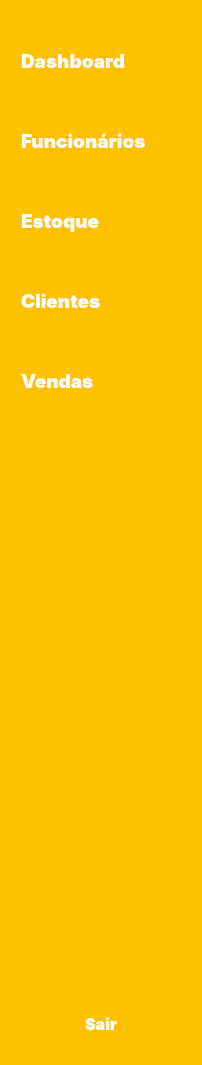
    <widget class="QWidget" name="full_menu" native="true">
     <property name="styleSheet">
      <string notr="true">background-color: rgb(255, 192, 0);
border-radius: 15px;</string>
     </property>
     <layout class="QGridLayout" name="gridLayout">
      <item row="0" column="0">
       <layout class="QVBoxLayout" name="verticalLayout_2">
        <property name="leftMargin">
         <number>10</number>
        </property>
        <property name="rightMargin">
         <number>10</number>
        </property>
        <property name="bottomMargin">
         <number>10</number>
        </property>
        <item>
         <spacer name="verticalSpacer_9">
          <property name="orientation">
           <enum>Qt::Vertical</enum>
          </property>
          <property name="sizeType">
           <enum>QSizePolicy::Fixed</enum>
          </property>
          <property name="sizeHint" stdset="0">
           <size>
            <width>20</width>
            <height>20</height>
           </size>
          </property>
         </spacer>
        </item>
        <item>
         <widget class="QPushButton" name="dashboard_btn_2">
          <property name="minimumSize">
           <size>
            <width>0</width>
            <height>59</height>
           </size>
          </property>
          <property name="font">
           <font>
            <family>Inter Black</family>
            <pointsize>14</pointsize>
           </font>
          </property>
          <property name="cursor">
           <cursorShape>PointingHandCursor</cursorShape>
          </property>
          <property name="styleSheet">
           <string notr="true">QPushButton {
    background-color: transparent;
	color: white;
	text-align: left;
}
</string>
          </property>
          <property name="text">
           <string>Dashboard</string>
          </property>
          <property name="icon">
           <iconset>
            <normaloff>../resources/icons/Component 1.svg</normaloff>
            <normalon>../resources/icons/icon-on.svg</normalon>../resources/icons/Component 1.svg</iconset>
          </property>
          <property name="iconSize">
           <size>
            <width>50</width>
            <height>50</height>
           </size>
          </property>
          <property name="checkable">
           <bool>true</bool>
          </property>
          <property name="autoExclusive">
           <bool>true</bool>
          </property>
          <property name="autoDefault">
           <bool>true</bool>
          </property>
         </widget>
        </item>
        <item>
         <spacer name="verticalSpacer_13">
          <property name="orientation">
           <enum>Qt::Vertical</enum>
          </property>
          <property name="sizeType">
           <enum>QSizePolicy::Fixed</enum>
          </property>
          <property name="sizeHint" stdset="0">
           <size>
            <width>20</width>
            <height>15</height>
           </size>
          </property>
         </spacer>
        </item>
        <item>
         <widget class="QPushButton" name="employees_btn_2">
          <property name="minimumSize">
           <size>
            <width>0</width>
            <height>59</height>
           </size>
          </property>
          <property name="font">
           <font>
            <family>Inter Black</family>
            <pointsize>14</pointsize>
           </font>
          </property>
          <property name="cursor">
           <cursorShape>PointingHandCursor</cursorShape>
          </property>
          <property name="styleSheet">
           <string notr="true">QPushButton {
    background-color: transparent;
	color: white;
	text-align: left;
}
</string>
          </property>
          <property name="text">
           <string>Funcionários</string>
          </property>
          <property name="icon">
           <iconset>
            <normaloff>../resources/icons/clipboard-list.svg</normaloff>
            <normalon>../resources/icons/clipboard-list-on.svg</normalon>../resources/icons/clipboard-list.svg</iconset>
          </property>
          <property name="iconSize">
           <size>
            <width>50</width>
            <height>50</height>
           </size>
          </property>
          <property name="checkable">
           <bool>true</bool>
          </property>
          <property name="autoExclusive">
           <bool>true</bool>
          </property>
         </widget>
        </item>
        <item>
         <spacer name="verticalSpacer_14">
          <property name="orientation">
           <enum>Qt::Vertical</enum>
          </property>
          <property name="sizeType">
           <enum>QSizePolicy::Fixed</enum>
          </property>
          <property name="sizeHint" stdset="0">
           <size>
            <width>20</width>
            <height>15</height>
           </size>
          </property>
         </spacer>
        </item>
        <item>
         <widget class="QPushButton" name="stock_btn_2">
          <property name="minimumSize">
           <size>
            <width>0</width>
            <height>59</height>
           </size>
          </property>
          <property name="font">
           <font>
            <family>Inter Black</family>
            <pointsize>14</pointsize>
           </font>
          </property>
          <property name="cursor">
           <cursorShape>PointingHandCursor</cursorShape>
          </property>
          <property name="styleSheet">
           <string notr="true">QPushButton {
    background-color: transparent;
	color: white;
	text-align: left;
}
</string>
          </property>
          <property name="text">
           <string>Estoque</string>
          </property>
          <property name="icon">
           <iconset>
            <normaloff>../resources/icons/package-open.svg</normaloff>
            <normalon>../resources/icons/package-open-on.svg</normalon>../resources/icons/package-open.svg</iconset>
          </property>
          <property name="iconSize">
           <size>
            <width>50</width>
            <height>50</height>
           </size>
          </property>
          <property name="checkable">
           <bool>true</bool>
          </property>
          <property name="autoExclusive">
           <bool>true</bool>
          </property>
         </widget>
        </item>
        <item>
         <spacer name="verticalSpacer_15">
          <property name="orientation">
           <enum>Qt::Vertical</enum>
          </property>
          <property name="sizeType">
           <enum>QSizePolicy::Fixed</enum>
          </property>
          <property name="sizeHint" stdset="0">
           <size>
            <width>20</width>
            <height>15</height>
           </size>
          </property>
         </spacer>
        </item>
        <item>
         <widget class="QPushButton" name="clients_btn_2">
          <property name="minimumSize">
           <size>
            <width>0</width>
            <height>59</height>
           </size>
          </property>
          <property name="font">
           <font>
            <family>Inter Black</family>
            <pointsize>14</pointsize>
           </font>
          </property>
          <property name="cursor">
           <cursorShape>PointingHandCursor</cursorShape>
          </property>
          <property name="styleSheet">
           <string notr="true">QPushButton {
    background-color: transparent;
	color: white;
	text-align: left;
}
</string>
          </property>
          <property name="text">
           <string>Clientes</string>
          </property>
          <property name="icon">
           <iconset>
            <normaloff>../resources/icons/users.svg</normaloff>
            <normalon>../resources/icons/users-on.svg</normalon>../resources/icons/users.svg</iconset>
          </property>
          <property name="iconSize">
           <size>
            <width>50</width>
            <height>50</height>
           </size>
          </property>
          <property name="checkable">
           <bool>true</bool>
          </property>
          <property name="autoExclusive">
           <bool>true</bool>
          </property>
         </widget>
        </item>
        <item>
         <spacer name="verticalSpacer_16">
          <property name="orientation">
           <enum>Qt::Vertical</enum>
          </property>
          <property name="sizeType">
           <enum>QSizePolicy::Fixed</enum>
          </property>
          <property name="sizeHint" stdset="0">
           <size>
            <width>20</width>
            <height>15</height>
           </size>
          </property>
         </spacer>
        </item>
        <item>
         <widget class="QPushButton" name="sales_btn_2">
          <property name="minimumSize">
           <size>
            <width>0</width>
            <height>59</height>
           </size>
          </property>
          <property name="font">
           <font>
            <family>Inter Black</family>
            <pointsize>14</pointsize>
           </font>
          </property>
          <property name="cursor">
           <cursorShape>PointingHandCursor</cursorShape>
          </property>
          <property name="styleSheet">
           <string notr="true">QPushButton {
    background-color: transparent;
	color: white;
	text-align: left;
}
</string>
          </property>
          <property name="text">
           <string>Vendas</string>
          </property>
          <property name="icon">
           <iconset>
            <normaloff>../resources/icons/shopping-cart.svg</normaloff>
            <normalon>../resources/icons/shopping-cart-on.svg</normalon>../resources/icons/shopping-cart.svg</iconset>
          </property>
          <property name="iconSize">
           <size>
            <width>50</width>
            <height>50</height>
           </size>
          </property>
          <property name="checkable">
           <bool>true</bool>
          </property>
          <property name="autoExclusive">
           <bool>true</bool>
          </property>
         </widget>
        </item>
        <item>
         <spacer name="verticalSpacer_2">
          <property name="orientation">
           <enum>Qt::Vertical</enum>
          </property>
          <property name="sizeType">
           <enum>QSizePolicy::Fixed</enum>
          </property>
          <property name="sizeHint" stdset="0">
           <size>
            <width>20</width>
            <height>588</height>
           </size>
          </property>
         </spacer>
        </item>
        <item>
         <widget class="QPushButton" name="exit_btn_2">
          <property name="minimumSize">
           <size>
            <width>160</width>
            <height>40</height>
           </size>
          </property>
          <property name="font">
           <font>
            <family>Inter Black</family>
            <pointsize>12</pointsize>
           </font>
          </property>
          <property name="cursor">
           <cursorShape>PointingHandCursor</cursorShape>
          </property>
          <property name="styleSheet">
           <string notr="true">color: #ffffff;</string>
          </property>
          <property name="text">
           <string>Sair</string>
          </property>
          <property name="icon">
           <iconset>
            <normaloff>../resources/icons/x-square.svg</normaloff>../resources/icons/x-square.svg</iconset>
          </property>
          <property name="iconSize">
           <size>
            <width>30</width>
            <height>30</height>
           </size>
          </property>
          <property name="checkable">
           <bool>false</bool>
          </property>
          <property name="autoExclusive">
           <bool>false</bool>
          </property>
         </widget>
        </item>
       </layout>
      </item>
     </layout>
    </widget>
